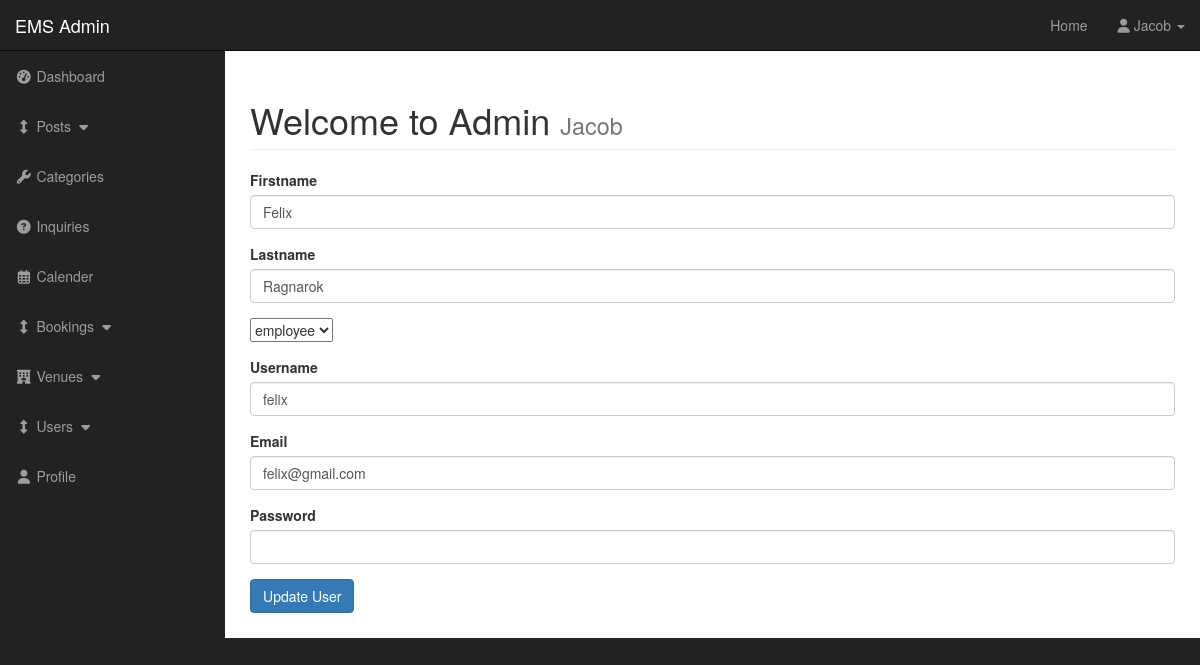
Page /admin/users.php?source=edit_user&edit_user=8 (signed in) on the committed database.
### tables this page shows
CREATE TABLE `users` (
  `user_id` int(3) NOT NULL,
  `username` varchar(255) NOT NULL,
  `user_firstname` varchar(255) NOT NULL,
  `user_lastname` varchar(255) NOT NULL,
  `user_email` varchar(255) NOT NULL,
  `user_password` varchar(255) NOT NULL,
  `user_image` text NOT NULL,
  `user_role` varchar(255) NOT NULL
);

### admin/includes/edit_user.php (the view, shortened to what this page needs)
<?php
  if(isset($_GET['edit_user'])){
    $the_user_id = $_GET['edit_user'];
  $query = "SELECT * FROM users WHERE user_id = $the_user_id ";
  $select_users_query = mysqli_query($connection, $query);
  while($row = mysqli_fetch_assoc($select_users_query)){
    $username = $row['username'];
    $user_firstname = $row['user_firstname'];
    $user_lastname = $row['user_lastname'];
    $user_email = $row['user_email'];
    $user_role = $row['user_role'];
  }
?>
<?php
} else {
  header("Location: index.php");
}
?>
<form action="" method="post" enctype="multipart/form-data">
    <div class="form-group">
    <label for="user_firstname">Firstname</label>
    <input type="text" value="<?php echo $user_firstname; ?>" name="user_firstname" class="form-control">
  </div>
  <div class="form-group">
    <label for="user_lastname">Lastname</label>
    <input type="text" value="<?php echo $user_lastname; ?>" name="user_lastname" class="form-control">
  </div>
  <div class="form-group">
    <select name="user_role" id="">
      <option value="<?php echo $user_role; ?>"><?php echo $user_role; ?></option>
    </select>
  </div>
  <div class="form-group">
    <label for="username">Username</label>
    <input type="text" value="<?php echo $username; ?>" name="username" class="form-control">
  </div>
  <div class="form-group">
    <label for="user_email">Email</label>
    <input type="email" value="<?php echo $user_email; ?>" name="user_email" class="form-control" cols="30" rows="10">
  </div>
  <div class="form-group">
    <label for="user_password">Password</label>
    <input type="password" autocomplete="off" name="user_password" class="form-control">
  </div>
    <div class="form-group">
      <input type="submit" name="edit_user" class="btn btn-primary" value="Update User">
    </div>
  </div>

### admin/css/sb-admin.css (style rules this page uses)
body { margin-top: 100px; background-color: #222; }
@media (min-width:768px) { body { margin-top: 50px; } }

### rows in the picture
users: user_firstname "Felix", user_lastname "Ragnarok", user_role "employee", username "felix", user_email "felix@gmail.com"

### other values in the picture
$_SESSION['username'] "Jacob"
